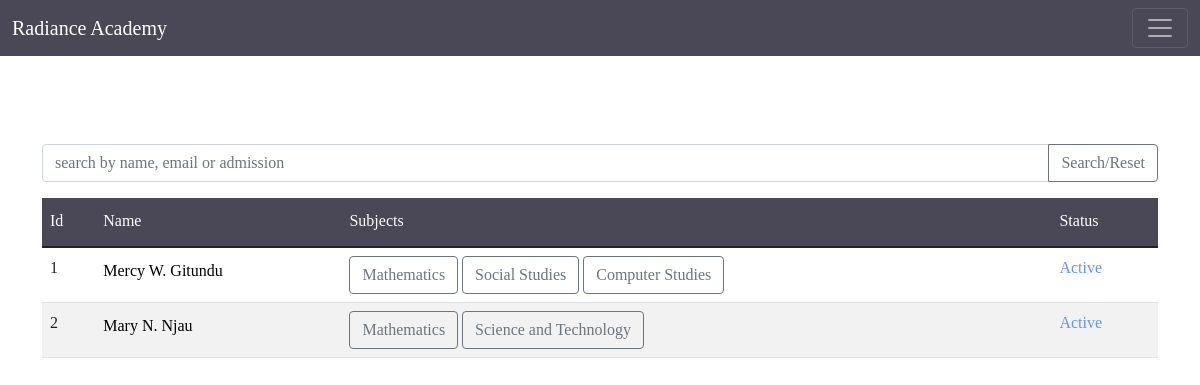
Screenshot of /Supervisor/TeachersView/ (signed in) with the database file from the repository.
### Users/models.py (models this page shows, shortened)
class MyUser(AbstractBaseUser):
    class Role(models.TextChoices):
        Student = "Student"
        Teacher = "Teacher"
        ADMIN = "Admin"
        Finance = "Finance"
        Guardian = "Guardian"
        Receptionist = "Receptionist"
        Supervisor = "Supervisor"
        Referer = "Referer"
        Supplier = "Supplier"
    base_role = Role.Student
    email = models.EmailField(unique=True, null=True, blank=True)
    school = models.ForeignKey(Schools, null=True,blank=True, on_delete=models.CASCADE)
    id_number = models.CharField(max_length=20, unique=True)  # ✅ Ensure unique=True
    uuid = models.UUIDField(default=uuid.uuid4, unique=True, editable=False)
    date = models.DateField(default=timezone.now)
    role = models.CharField(max_length=15, choices=Role.choices, default=base_role)
    is_active = models.BooleanField(default=True)
    is_admin = models.BooleanField(default=False)
    is_staff = models.BooleanField(default=False)  # ✅ Required for Django Admin
    is_superuser = models.BooleanField(default=False)  # ✅ Needed for superusers
    objects = MyUserManager()
    USERNAME_FIELD = 'id_number'  # ✅ Django now identifies users by ID number
    REQUIRED_FIELDS = []  # No other required fields

class Schools(models.Model):
    uuid = models.UUIDField(default=uuid.uuid4, unique=True)
    names = models.CharField(max_length=150)
    display = models.CharField(max_length=100, null=True)
    location = models.CharField(max_length=100)
    contact = models.CharField(max_length=100)
    is_active = models.BooleanField(default=True)
    has_boarding = models.BooleanField(default=True)
    is_mixed = models.BooleanField(default=False)

class PersonalProfile(models.Model):
    user = models.OneToOneField(MyUser, on_delete=models.CASCADE)
    f_name = models.CharField(max_length=30)
    is_boarder = models.BooleanField(default=False)
    location = models.CharField(max_length=100, blank=True)
    l_name = models.CharField(max_length=30)
    surname = models.CharField(max_length=30, blank=True)
    gender = models.CharField(max_length=10, blank=True)
    phone = models.CharField(max_length=20, null=True)
    def get_names(self):
        first = self.f_name
        last = self.l_name
        surname = self.surname
        if first or last or surname:
            if last:
                last = last[0]
            return first.title() + ' ' + last.title() + '.' + ' ' + surname.title()
        else:
            return self.user

### SubjectList/models.py (models this page shows)
class Course(models.Model):
    name = models.CharField(max_length=100)
    discipline = models.CharField(max_length=20)
    abbreviation = models.CharField(max_length=10, default='Math')
    def __str__(self):
        return self.name

### Supervisor/views.py (the view, shortened to what this page needs)
# urls.py: path('TeachersView/', TeachersView.as_view(), name='teachers-view'),
class TeachersView(LoginRequiredMixin, TemplateView):
    template_name = 'Supervisor/teachers_view.html'
    def get_context_data(self, **kwargs):
        context = super().get_context_data(**kwargs)
        user = self.request.user
        try:
            users  = MyUser.objects.filter(role='Teacher', school=user.school)
            context['users'] = users
        except Exception:
            messages.error(self.request, 'We could not fetch Teachers from the database')
        return context

### Supervisor/templates/Supervisor/teachers_view.html (shortened to what this page needs)
{% extends 'Supervisor/base.html' %}
{% load custom_filters %}
{% block content %}
<br><br><br><br>
<div class="container">
    <br><br>
    <form method="post">
      <div class="input-group mb-3">
          <input type="text" class="form-control" name="search" placeholder="search by name, email or admission" aria-label="Recipient's username" aria-describedby="button-addon2">
          <button class="btn btn-outline-secondary" type="submit" id="button-addon2">Search/Reset</button>
      </div>
    </form>
    <table class="table" >
        <thead>
          <tr>
            <th><h6>Id</h6></th>
            <th><h6>Name</h6></th>
             <th><h6>Subjects</h6></th>
            <th><h6>Status</h6></th>
          </tr>
        </thead>
        <tbody>
            {% for user in users %}
            <tr>
              <td>{{ forloop.counter }}</td>
              <td><a href="{% url 'teacher-id' user.id %}"><h6>{{ user.personalprofile.get_names|title }}</h6></a></td>
              <td>
                {% for subject in user.teacherprofile.subject.all %}
                  <button class="btn btn-outline-secondary">{{ subject }}</button>
                {% endfor %}
              </td>
              {% if user.is_active %}
              <td style="color: cornflowerblue;">Active</td>
              {% else %}
              <td style="color: crimson;">Disabled</td>
              {% endif %}
            </tr>
            {% endfor %}
        </tbody>
     </table>
</div>
{% endblock %}

### Supervisor/templates/Supervisor/base.html (shortened to what this page needs)
{% load static %}
{% load supervisor_filters %}
<!DOCTYPE html>
<html lang="en">
<head>
  <link href="https://cdn.jsdelivr.net/npm/bootstrap@5.1.3/dist/css/bootstrap.min.css" rel="stylesheet"
>
    <link  rel="stylesheet" type="text/css" href="{% static 'Users/styles.css' %}">
    <link  rel="stylesheet" type="text/css" href="{% static 'SubjectList/SubjectLiist.css' %}">
    <link  rel="stylesheet" type="text/css" href="{% static 'Guardian/Guardian.css' %}">
    <link  rel="stylesheet" type="text/css" href="{% static 'Teacher/teacher.css' %}">
    <link  rel="stylesheet" type="text/css" href="{% static 'Supervisor/Supervisor.css' %}">
  <link rel="stylesheet" href="https://cdn.jsdelivr.net/npm/bootstrap-icons@1.10.3/font/bootstrap-icons.css">
</head>
<body>
  <nav class="navbar navbar-dark fixed-top" id="to-bar" style="background-color:rgba(29, 25, 46, .8);">
    <div class="container-fluid">
      <a class="navbar-brand" style="color:white;" href="#"> {% if user.is_authenticated %} {{ user.school.display }}  {% else %} Mwalimu Private {% endif %}</a>
      <button class="navbar-toggler" type="button" data-bs-toggle="offcanvas" data-bs-target="#offcanvasNavbar"
        aria-controls="offcanvasNavbar">
        <span class="navbar-toggler-icon"></span>
      </button>
    </div>
  </nav>
  <div class="main-body">
    {% block content %}
    {% endblock %}
  </div>
</body>
</html>

### Users/static/Users/styles.css (style rules this page uses)
* { padding: 0; margin: 0; font-family: Nunito !important; }
nav { background-color:rgba(29, 25, 46, .8); }
.main-body { position: absolute; width: 100%; max-width: 100%; overflow-x: scroll; }
.table { padding:30px; }
a { text-decoration: none !important; }
table th { font-weight: bolder; font-size: 28px !important; padding-left: 20px; margin-top:10px; background-color:rgba(29, 25, 46, .8) !important; color: rgb(255, 255, 255); font-family: 'Segoe UI', Tahoma, Geneva, Verdana, sans-serif !important; }
tr:nth-child(even) { background-color: #f2f2f2; }

### SubjectList/static/SubjectList/SubjectLiist.css (style rules this page uses)
.upcoming-classes-view p,a { text-decoration:none; color:black ; padding:0px; margin:0px; }
.exam-card p,h6 { padding-top: 5px; }

### rows the page displays
MyUser: school.display "Radiance Academy", personalprofile.get_names "Mercy W. Gitundu", is_active "Active"
Course: name "Mathematics"
Course: name "Social Studies"
Course: name "Computer Studies"
MyUser: personalprofile.get_names "Mary N. Njau", is_active "Active"
Course: name "Science and Technology"
